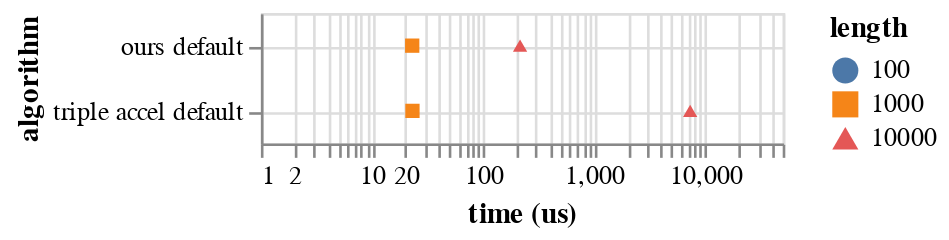

Notebook cell for this chart:
### Markdown cell above
Random DNA Sequences Benchmark (AVX2)

### Code cell
c = alt.Chart(data).mark_point(opacity = 1, filled = True).encode(
    x = alt.X("time", axis = alt.Axis(title = "time (us)"), scale = alt.Scale(type = "log", domain = [1, 50000])),
    y = alt.Y("algorithm property", axis = alt.Axis(title = "algorithm", grid = True), sort = alt.EncodingSortField(field = "time")),
    color = alt.Color("length:N", scale = alt.Scale(domain = [100, 1000, 10000])),
    shape = alt.Color("length:N", scale = alt.Scale(domain = [100, 1000, 10000]))
).transform_filter(
    datum.alphabet == "nucleotide"
).properties(
    width = 200,
    height = 50
)
save(c, "random_dna_bench.pdf")
c

### Figure 1 — Vega-Lite specification as saved in the notebook (floating-point values rounded to 4 significant figures)
{"config": {"view": {"continuousWidth": 400, "continuousHeight": 300}}, "data": {"name": "data-8c431e676a4a9b9ad03c84980aed0746"}, "mark": {"type": "point", "filled": true, "opacity": 1}, "encoding": {"color": {"type": "nominal", "field": "length", "scale": {"domain": [100, 1000, 10000]}}, "shape": {"type": "nominal", "field": "length", "scale": {"domain": [100, 1000, 10000]}}, "x": {"type": "quantitative", "axis": {"title": "time (us)"}, "field": "time", "scale": {"domain": [1, 50000], "type": "log"}}, "y": {"type": "nominal", "axis": {"grid": true, "title": "algorithm"}, "field": "algorithm property", "sort": {"field": "time"}}}, "height": 50, "transform": [{"filter": "(datum.alphabet === 'nucleotide')"}], "width": 200, "$schema": "https://vega.github.io/schema/vega-lite/v4.8.1.json", "datasets": {"data-8c431e676a4a9b9ad03c84980aed0746": [{"algorithm": "parasailors", "alphabet": "protein", "k": 1000, "length": 10000, "property": "default", "time": 44750.0, "algorithm property": "parasailors default"}, {"algorithm": "parasailors", "alphabet": "protein", "k": 100, "length": 1000, "property": "default", "time": 487.9, "algorithm property": "parasailors default"}, {"algorithm": "parasailors", "alphabet": "protein", "k": 10, "length": 100, "property": "default", "time": 17.03, "algorithm property": "parasailors default"}, {"algorithm": "rust bio", "alphabet": "protein", "k": 100, "length": 1000, "property": "default", "time": 14470.0, "algorithm property": "rust bio default"}, {"algorithm": "rust bio", "alphabet": "protein", "k": 10, "length": 100, "property": "default", "time": 144.0, "algorithm property": "rust bio default"}, {"algorithm": "ours", "alphabet": "protein", "k": 1000, "length": 10000, "property": "default", "time": 228.4, "algorithm property": "ours default"}, {"algorithm": "ours", "alphabet": "protein", "k": 1000, "length": 10000, "property": "insert", "time": 2047.0, "algorithm property": "ours insert"}, {"algorithm": "ours", "alphabet": "protein", "k": 1000, "length": 10000, "property": "small", "time": 218.8, "algorithm property": "ours small"}, {"algorithm": "ours", "alphabet": "protein", "k": 1000, "length": 10000, "property": "trace", "time": 336.3, "algorithm property": "ours trace"}, {"algorithm": "ours", "alphabet": "protein", "k": 100, "length": 1000, "property": "default", "time": 23.78, "algorithm property": "ours default"}, {"algorithm": "ours", "alphabet": "protein", "k": 100, "length": 1000, "property": "insert", "time": 43.72, "algorithm property": "ours insert"}, {"algorithm": "ours", "alphabet": "protein", "k": 100, "length": 1000, "property": "small", "time": 22.68, "algorithm property": "ours small"}, {"algorithm": "ours", "alphabet": "protein", "k": 100, "length": 1000, "property": "trace", "time": 37.36, "algorithm property": "ours trace"}, {"algorithm": "ours", "alphabet": "protein", "k": 10, "length": 100, "property": "default", "time": 3.702, "algorithm property": "ours default"}, {"algorithm": "ours", "alphabet": "protein", "k": 10, "length": 100, "property": "insert", "time": 3.831, "algorithm property": "ours insert"}, {"algorithm": "ours", "alphabet": "protein", "k": 10, "length": 100, "property": "small", "time": 3.395, "algorithm property": "ours small"}, {"algorithm": "ours", "alphabet": "protein", "k": 10, "length": 100, "property": "trace", "time": 5.415, "algorithm property": "ours trace"}, {"algorithm": "ours", "alphabet": "nucleotide", "k": 1000, "length": 10000, "property": "default", "time": 215.7, "algorithm property": "ours default"}, {"algorithm": "ours", "alphabet": "nucleotide", "k": 100, "length": 1000, "property": "default", "time": 23.04, "algorithm property": "ours default"}, {"algorithm": "triple accel", "alphabet": "nucleotide", "k": 1000, "length": 10000, "property": "default", "time": 7341.0, "algorithm property": "triple accel default"}, {"algorithm": "triple accel", "alphabet": "nucleotide", "k": 100, "length": 1000, "property": "default", "time": 23.16, "algorithm property": "triple accel default"}]}}
